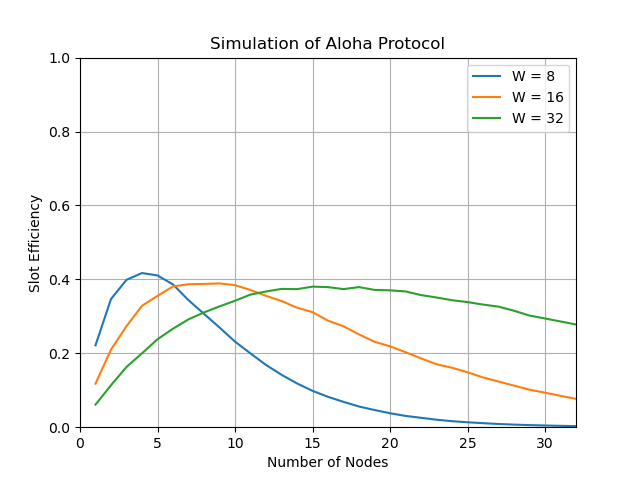

Write Python code to recreate this figure.
import random
import matplotlib.pyplot as plt


class Station:
    """
    sendTime是当前时隙距离下一次传输的时隙间隔
    """

    def __init__(self, sendTime):
        self.sendTime = sendTime

    """
    tick 代表距离下一次发送时间减少了一个时隙
    """
    def tick(self):
        self.sendTime = self.sendTime - 1


def simulation():
    random.seed()

    for window_size in [ 8, 16, 32]:
    # for window_size in [8]:
        senderNum = []
        slotEfficiencies = []
        print("Window size: {0:2d}".format(window_size))

        for N in range(1, 33):  #N个发送方
            stations = [Station(random.randrange(0, window_size)) for _ in range(N)]
            successfulSlots = 0
            slotEfficiency = 0

            totalSlot = 0
            while (successfulSlots < 10000):
                totalSlot += 1

                transmitted_nodes = []

                for i in range(N):
                    if not stations[i].sendTime:
                        # 某个时间槽内要发送的节点
                        transmitted_nodes.append(i)

                        # 不管是否冲突都要设置下一次发送的时间
                        stations[i].sendTime = random.randrange(0, window_size)
                    else:
                        stations[i].tick()

                if (len(transmitted_nodes) == 1):
                    successfulSlots = successfulSlots + 1
                else:
                    pass

            slotEfficiency = (10000 / totalSlot)

            print("N = {0:2d}: {1:f}".format(N, slotEfficiency))

            senderNum.append(N)
            slotEfficiencies.append(slotEfficiency)

        plt.plot(senderNum, slotEfficiencies)
        print()

    plt.xlabel("Number of Nodes")
    plt.ylabel("Slot Efficiency")
    plt.legend(['W = 8', 'W = 16', 'W = 32'], loc='upper right')
    plt.axis([0, 32, 0, 1])
    plt.grid(linestyle='-')
    plt.title("Simulation of Aloha Protocol")
    plt.savefig("aloha.png")
    plt.show()

    return

if __name__ == "__main__":
    simulation()
